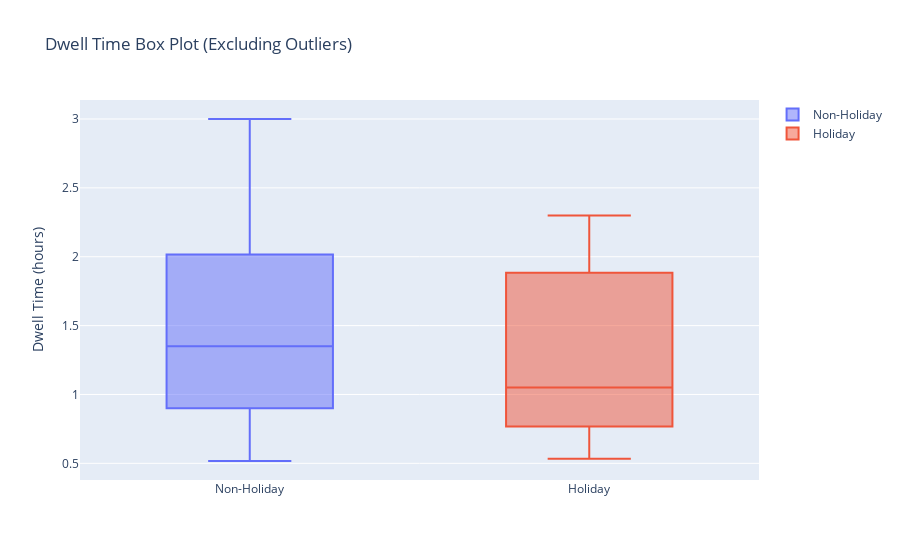

Source (notebook cell):
### Code cell
# Create box plots for holiday vs non-holiday (excluding outliers)

# Create figure
fig = go.Figure()

# Non-holiday
fig.add_trace(go.Box(
   y=df_clean[df_clean['IS_HOLIDAY'] == 0]['DWELL_TIME'],
   name='Non-Holiday'
))

# Holiday
fig.add_trace(go.Box(
   y=df_clean[df_clean['IS_HOLIDAY'] == 1]['DWELL_TIME'],
   name='Holiday'
))

# Labels
fig.update_layout(
   title='Dwell Time Box Plot (Excluding Outliers)',
   yaxis_title='Dwell Time (hours)'
)

fig.show()

### Figure 1 — Plotly figure (JSON) as saved in the notebook; plotly's stock layout.template omitted (floating-point values rounded to 4 significant figures; data arrays with more than 128 entries replaced by an {"elided": "..."} marker saying what was removed)
{"data": [{"name": "Non-Holiday", "type": "box", "y": {"elided": "393 float values"}}, {"name": "Holiday", "type": "box", "y": [2.3, 1.133, 1.767, 0.683, 0.9, 0.767, 2.283, 0.533, 1.883, 0.967]}], "layout": {"title": {"text": "Dwell Time Box Plot (Excluding Outliers)"}, "yaxis": {"title": {"text": "Dwell Time (hours)"}}}}
